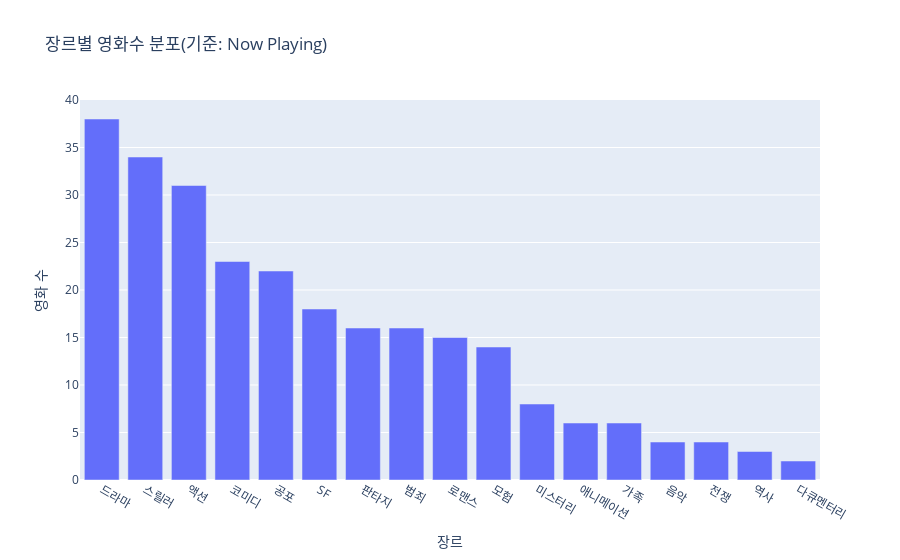

The notebook cell saved with this chart:
### Code cell
#데이터 시각화-plotly사용

import plotly.express as px

fig = px.bar(
    agg.sort_values("movie_count", ascending=False),  #-> movie_count를 기준으로 정렬해줘(디폴트: 오름차순(=ascending))
    x="genre",  #x축,y축
    y="movie_count",
    title="장르별 영화수 분포(기준: Now Playing)"
)

#각 축의 이름 재설정
fig.update_layout(xaxis_title="장르",yaxis_title="영화 수")

fig.show() #출력

### Figure 1 — Plotly figure (JSON) as saved in the notebook; plotly's stock layout.template omitted (floating-point values rounded to 4 significant figures)
{"data": [{"alignmentgroup": "True", "hovertemplate": "genre=%{x}<br>movie_count=%{y}<extra></extra>", "legendgroup": "", "marker": {"color": "#636efa", "pattern": {"shape": ""}}, "name": "", "offsetgroup": "", "orientation": "v", "showlegend": false, "textposition": "auto", "type": "bar", "x": ["드라마", "스릴러", "액션", "코미디", "공포", "SF", "판타지", "범죄", "로맨스", "모험", "미스터리", "애니메이션", "가족", "음악", "전쟁", "역사", "다큐멘터리"], "xaxis": "x", "y": [38, 34, 31, 23, 22, 18, 16, 16, 15, 14, 8, 6, 6, 4, 4, 3, 2], "yaxis": "y"}], "layout": {"barmode": "relative", "legend": {"tracegroupgap": 0}, "title": {"text": "장르별 영화수 분포(기준: Now Playing)"}, "xaxis": {"anchor": "y", "domain": [0, 1], "title": {"text": "장르"}}, "yaxis": {"anchor": "x", "domain": [0, 1], "title": {"text": "영화 수"}}}}
